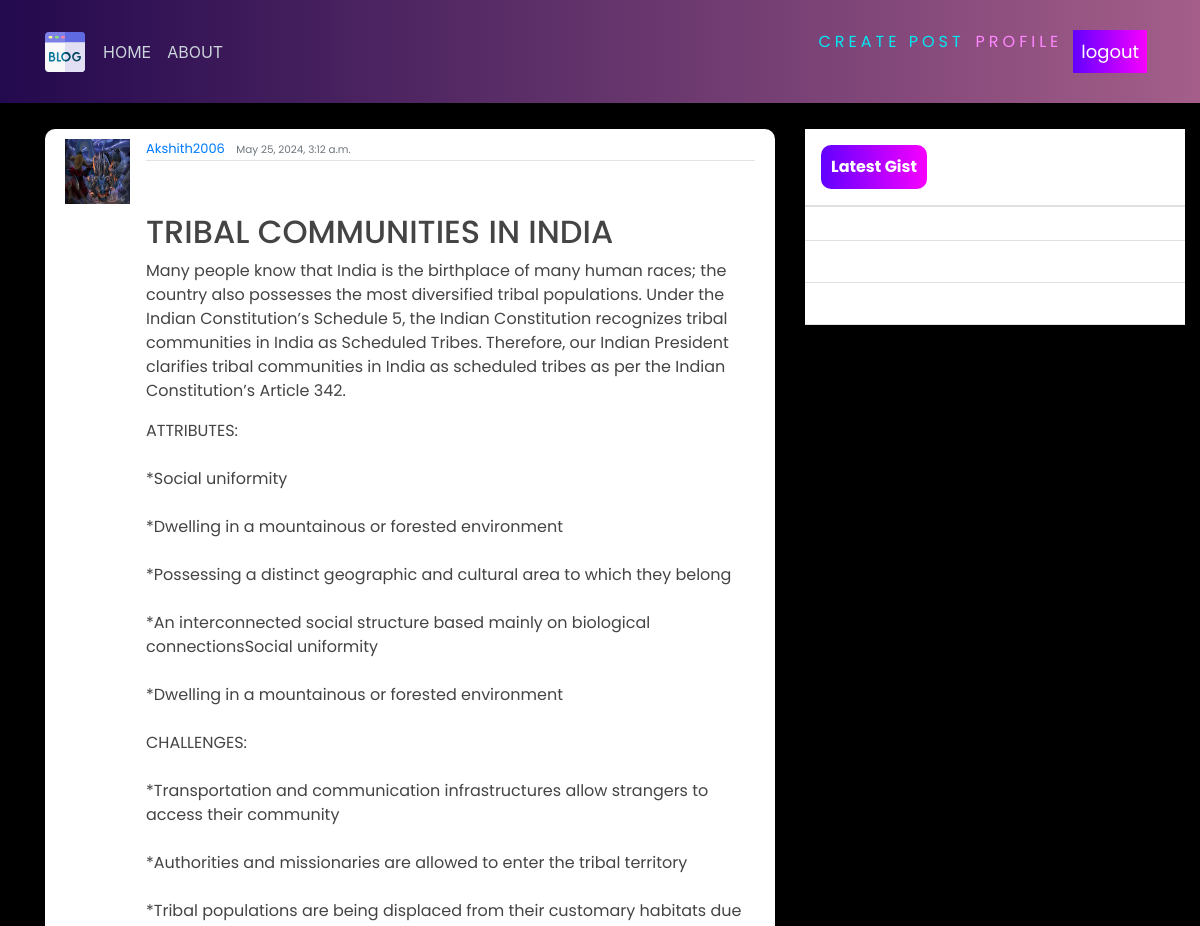
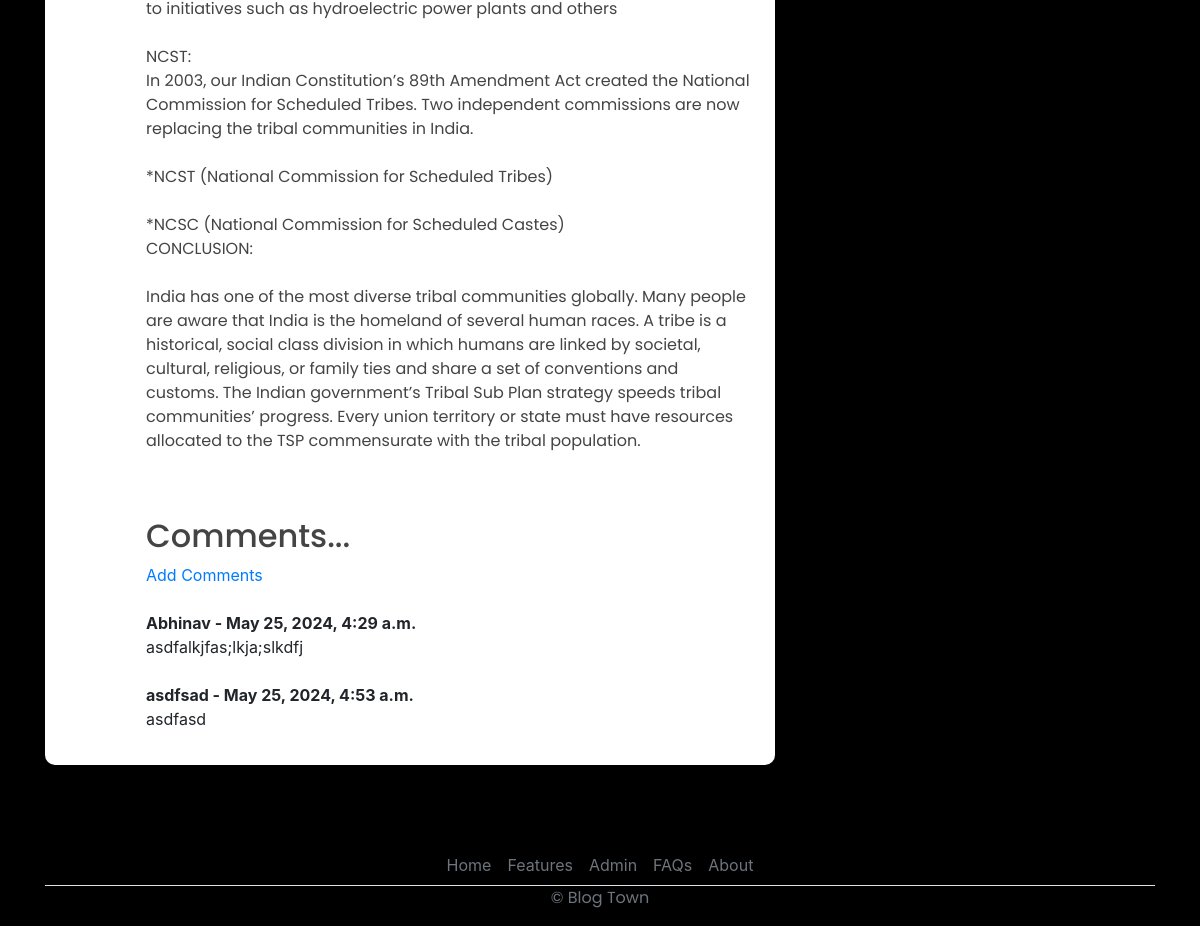
Screenshot of /post/40/ (signed in) with the database file from the repository (2 pictures, top to bottom).
### blog/models.py (models this page shows, shortened)
class Post(models.Model):
    title = models.CharField(max_length=200)
    intro = models.TextField(default="Intro")
    content = models.TextField()
    date_posted = models.DateTimeField(auto_now_add = True)
    author = models.ForeignKey(User, on_delete=models.CASCADE)

class Comment(models.Model):
    post = models.ForeignKey(Post, on_delete=models.CASCADE , related_name="comments")
    name = models.CharField(max_length=255)
    body = models.TextField()
    date_added = models.DateTimeField(auto_now_add = True)

### users/models.py (models this page shows, shortened)
class Profile(models.Model):
    user = models.OneToOneField(User, on_delete=models.CASCADE)
    image = models.ImageField(default='default.jpg', upload_to='profile_pics')

### blog/views.py (the view)
# urls.py: path('post/<int:pk>/', PostDetailView.as_view(), name="blog-detail"),
class PostDetailView(LoginRequiredMixin, DetailView):
    model = Post

### blog/templates/blog/post_detail.html (shortened to what this page needs)
{% extends 'blog/base.html' %}
{% block content %}
        <br>
        <br>
        <article class="media content-section">
            <img class="rounded-cirlce article-img" src="{{ object.author.profile.image.url }}" alt="">
            <div class="media-body">
              <div class="article-metadata">
                <a class="mr-2" href="#">{{ object.author }}</a>
                <small class="text-muted">{{ object.date_posted }}</small> <br>
              </div>
              <br>
              <br>
              <h2><a class="article-title" href="#">{{ object.title }}</a></h2>
              <p class="article-content">{{object.intro}}</p>
              <p class="article-content">{{ object.content }}</p>
              <br>
              <br>
              <h2>Comments...</h2>
              {% if not object.comments.all %}
                No comments Yet... <a href = "{% url 'add_comment' object.pk %}">
                  Add One</a>
              {% else %}
              <a href="{% url 'add_comment' object.pk %}">Add Comments</a>
              <br>
              <br>
                  {% for comment in object.comments.all %}
                    <strong>
                      {{ comment.name }} -
                      {{ comment.date_added }}
                    </strong>
                    <br/>
                    {{ comment.body }}
                    <br><br>
                  {% endfor %}
              {% endif %}
            </div>
            <br>
          </article>
{% endblock content %}

### blog/static/blog/main.css (style rules this page uses)
body { background-color: rgb(0, 0, 0); margin-top: 5rem; background-size: contain; background-repeat: no-repeat; }
h1, h2, h3, h4, h5, h6, p { color: #444444; font-family: 'Poppins', sans-serif; }
.content-section { background: #ffffff; padding: 10px 20px; border-radius: 10px; margin-bottom: 20px; }
.article-title { color: #444444; }
.article-content { white-space: pre-line; }
.article-img { height: 65px; width: 65px; margin-right: 16px; }
.article-metadata { font-family: 'Poppins', sans-serif; padding-bottom: 1px; margin-bottom: 4px; font-size: 13px; border-bottom: 1px solid #e3e3e3 }

### rows the page displays
Post: author.profile.image (picture), author "Akshith2006", date_posted "May 25, 2024, 3:12 a.m.", title "TRIBAL COMMUNITIES IN INDIA", intro "Many people know that India is the birthplace of many human races; the country also possesses the most diversified tribal populations. Under the Indian Constitution’s Schedule 5, the Indian Constitution recognizes tribal communities in India as Scheduled Tribes. Therefore, our Indian President clarifies tribal communities in India as scheduled tribes as per the Indian Constitution’s Article 342.", content "ATTRIBUTES: *Social uniformity *Dwelling in a mountainous or forested environment *Possessing a distinct geographic and cultural area to which they belong *An interconnected social structure based mainly on biological connectionsSocial uniformity *Dwelling in a mountainous or forested environment CHALLENGES: *Transportation and communication infrastructures allow strangers to access their community *Authorities and missionaries are allowed to enter the tribal territory *Tribal populations are being displaced from their customary habitats due to initiatives such as hydroelectric power plants and others NCST: In 2003, our Indian Constitution’s 89th Amendment Act created the National…"
Comment: name "Abhinav", date_added "May 25, 2024, 4:29 a.m.", body "asdfalkjfas;lkja;slkdfj"
Comment: name "asdfsad", date_added "May 25, 2024, 4:53 a.m.", body "asdfasd"
